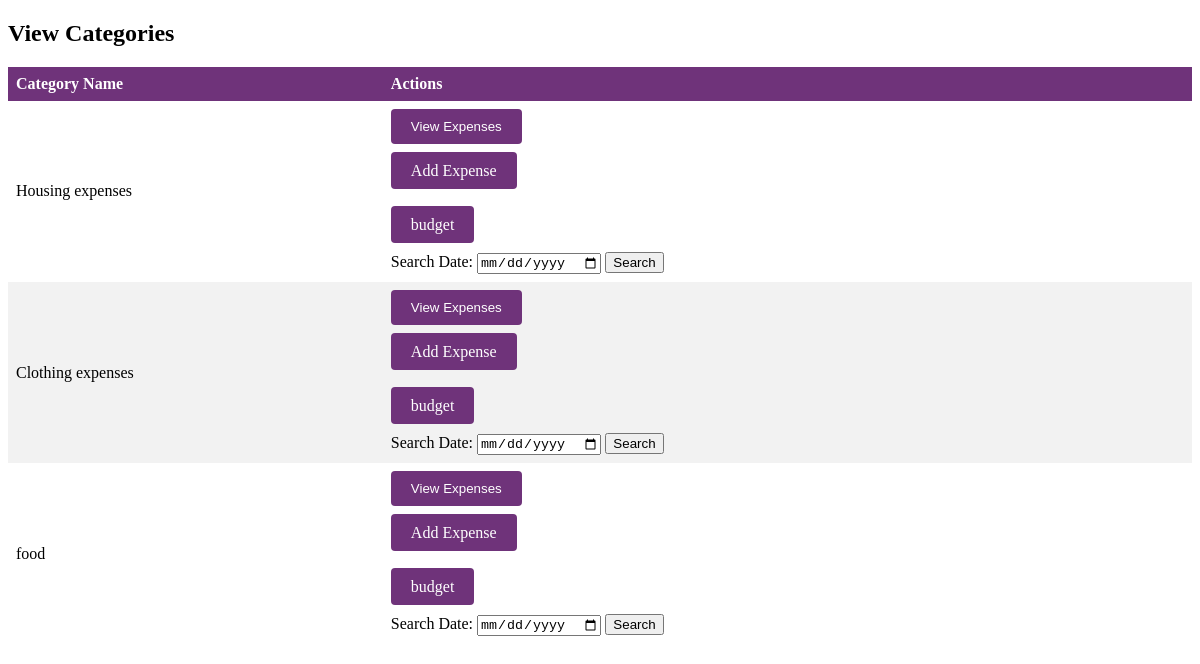
The page /view_cat.php (signed in) on the database its author committed.
### tables this page shows
CREATE TABLE `expense_categories` (
  `category_id` int(50) NOT NULL,
  `category_name` char(50) NOT NULL,
  `user_id` int(50) NOT NULL,
  `budjet` varchar(10) NOT NULL,
  `date_created` varchar(10) NOT NULL
);

### view_cat.php (the view, shortened to what this page needs)
<?php
require_once 'database.php';
$users_table = "users_table";
$expense_categories_table = "expense_categories";
$username = $_SESSION['username'];
$user_query = "SELECT user_id FROM $users_table WHERE user_name = '$username'";
$user_result = mysqli_query($conn, $user_query);
$user_row = mysqli_fetch_assoc($user_result);
$user_id = $user_row['user_id'];
$category_query = "SELECT category_id, category_name FROM $expense_categories_table WHERE user_id = $user_id";
$category_result = mysqli_query($conn, $category_query);
if ($category_result) {
  $categories_result = $category_result;
} else {
  die("Error fetching categories: " . mysqli_error($conn));
}
?>
<!DOCTYPE html>
<html>
<head>
</head>
<body>
  <h2>View Categories</h2>
  <table>
    <thead>
      <tr>
        <th>Category Name</th>
        <th>Actions</th>
      </tr>
    </thead>
    <tbody>
      <?php while ($category_row = mysqli_fetch_assoc($categories_result)) { ?>
        <tr>
          <td><?php echo $category_row['category_name']; ?></td>
          <td>
            <form method="get" action="view_expenses.php">
              <button class="category-button" type="submit" name="category_id" value="<?php echo $category_row['category_id']; ?>">View Expenses</button>
            </form> <br>
            <a href="add_ex.php?category_id=<?php echo $category_row['category_id']; ?>" class="add-expense-link">Add Expense</a> <br><br><br>
            <a href="all_bud.php?category_id=<?php echo $category_row['category_id']; ?>" class="add-expense-link"> budget</a>
             <br><br>
            <form action="serch.php" method="get">
           <label for="date">Search Date:</label>
           <input type="date" id="date" name="date">
           <input type="submit" value="Search">
</form>
        </tr>
      <?php } ?>
    </tbody>
  </table>
</body>
</html>

### view_cat.php (style rules this page uses)
table { border-collapse: collapse; width: 100%; }
th, td { text-align: left; padding: 8px; }
th { background-color: #6f337a; color: white; }
tr:nth-child(even) { background-color: #f2f2f2; }
.category-button { padding: 10px 20px; background-color: #6f337a; color: white; border: none; border-radius: 4px; cursor: pointer; margin-right: 10px; }
.add-expense-link { padding: 10px 20px; background-color: #6f337a; color: white; border: none; border-radius: 4px; cursor: pointer; margin-right: 10px; text-decoration: none; }

### rows shown on the page
expense_categories: category_name "Housing expenses", $category_row['category_id'] 151 (drawn)
expense_categories: category_name "Clothing expenses", $category_row['category_id'] 152 (drawn)
expense_categories: category_name "food", $category_row['category_id'] 153 (drawn)
